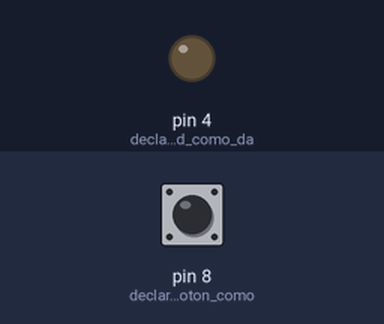
Simulated run of this sketch. Board: Arduino Uno, built with avr-gcc and run on an emulated ATmega328P. On the bench: output pins drawn as LEDs (lit = HIGH). The test bench sets the inputs (shaded band); at power-on: pin 8 (declaramos_al_boton_como) LOW.

Above: at 1.2 s.
1.3 s: pin 8 (declaramos_al_boton_como) pulled HIGH for 0.15 s
At 2.7 s:
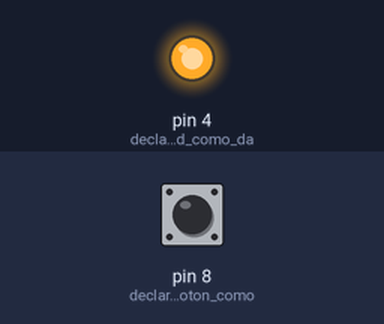
3.0 s: pin 8 (declaramos_al_boton_como) pulled HIGH for 1 s
At 3.8 s:
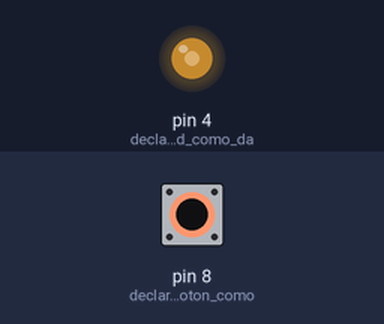
5.5 s: pin 8 (declaramos_al_boton_como) pulled HIGH for 3.2 s
At 9.6 s:
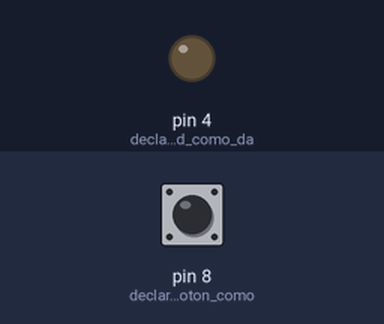
Timing chart, 0 to 11.1 s (numbered marks = the images above; inputs shaded):
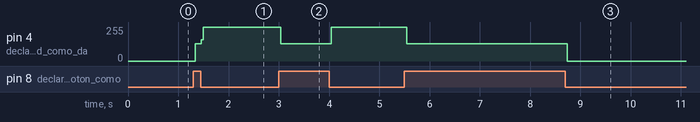

The sketch:

Proyecto_I.ino
```cpp
int e=0;
int s=1;
void setup() {
  // put your setup code here, to run once:
  pinMode(8, INPUT); //declaramos al boton como dato de entrada
  pinMode(4, OUTPUT); //declaramos al led como dato de salida

}

void loop() {
  // put your main code here, to run repeatedly:
  e= digitalRead(8);
  if(s==0){
    digitalWrite(4, HIGH);
   }else if(s==1){
    digitalWrite(4, LOW);
   }
  if(e == 1 ){
    if(s==1){
      digitalWrite(4, LOW);
      s--;
    }else {
      digitalWrite(4, HIGH);
      s++;
    }}
}
```

Measured:
- after the input at 1.3 s, pin 4 (declaramos_al_led_como_da): 0/255 → 129/255 at once, → 255/255 0.12 s later
- after the input at 3.0 s, pin 4 (declaramos_al_led_como_da): 255/255 → 129/255 at once, → 255/255 1.0 s later
- after the input at 5.5 s, pin 4 (declaramos_al_led_como_da): 255/255 → 129/255 at once, → 0/255 3.2 s later
